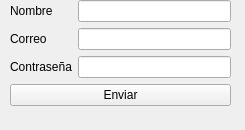
<?xml version="1.0" encoding="UTF-8"?>
<ui version="4.0">
 <class>Form</class>
 <widget class="QWidget" name="Form">
  <property name="geometry">
   <rect>
    <x>0</x>
    <y>0</y>
    <width>245</width>
    <height>130</height>
   </rect>
  </property>
  <property name="windowTitle">
   <string>Form</string>
  </property>
  <widget class="QWidget" name="formLayoutWidget">
   <property name="geometry">
    <rect>
     <x>10</x>
     <y>0</y>
     <width>221</width>
     <height>122</height>
    </rect>
   </property>
   <layout class="QFormLayout" name="formLayout">
    <item row="0" column="0">
     <widget class="QLabel" name="NombreL">
      <property name="text">
       <string>Nombre</string>
      </property>
     </widget>
    </item>
    <item row="1" column="0">
     <widget class="QLabel" name="CorreoL">
      <property name="text">
       <string>Correo</string>
      </property>
     </widget>
    </item>
    <item row="1" column="1">
     <widget class="QLineEdit" name="CorreoLE"/>
    </item>
    <item row="2" column="0">
     <widget class="QLabel" name="ContrasenaL">
      <property name="text">
       <string>Contraseña</string>
      </property>
     </widget>
    </item>
    <item row="0" column="1">
     <widget class="QLineEdit" name="NombreLE"/>
    </item>
    <item row="3" column="0" colspan="2">
     <widget class="QPushButton" name="pushButton">
      <property name="text">
       <string>Enviar</string>
      </property>
     </widget>
    </item>
    <item row="2" column="1">
     <widget class="QLineEdit" name="ContrasenaLE"/>
    </item>
   </layout>
  </widget>
 </widget>
 <resources/>
 <connections/>
</ui>
